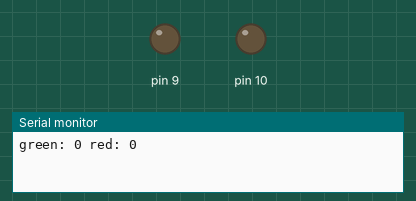
Simulated run of this sketch. Board: Arduino Uno, built with avr-gcc and run on an emulated ATmega328P. Shown: output pins drawn as LEDs (lit = HIGH), the last lines printed to the serial monitor.

Above: at 0.05 s.
At 6.45 s:
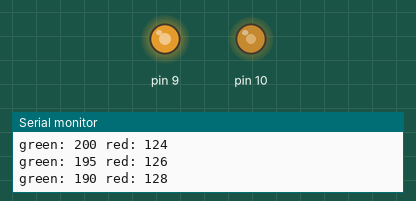
At 12.85 s:
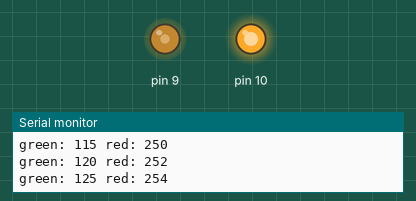
At 25.65 s:
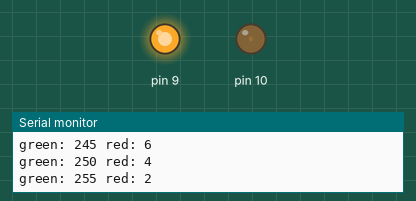
Timing chart, 0 to 33.4 s (numbered marks = the images above):
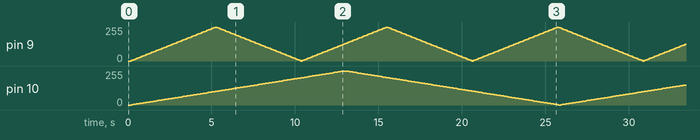

The sketch:

defualeSpeed2ramp.ino
```cpp
int i = 0;
int j = 0;
int brightness1 = 0;
int brightness2 = 0;
int FadeAmout1 = 0;
int FadeAmout2 = 0;


void setup() {
  // put your setup code here, to run once:
  pinMode(9, OUTPUT);
  pinMode(10, OUTPUT);
  brightness1 = 0;
  brightness2 = 0;
  FadeAmout1 = 0;
  FadeAmout2 = 0;
  Serial.begin(9600);
}

void loop() {
  // put your main code here, to run repeatedly:
  analogWrite(9, brightness1);
  analogWrite(10, brightness2);
  brightness1 += FadeAmout1; // 페이드아모우트가 5인 상태를 계속 유지하면서 루프한다. / -5가 대입되면 루프마다 -5
  brightness2 += FadeAmout2;
  Serial.print("green: ");
  Serial.print(brightness1);
  Serial.print(" red: ");
  Serial.println(brightness2);
  delay(100);

  if(brightness1 <= 0) // 그럼 브라이트네스1가 0보다 커지니 if문에 안걸린다
  {
    FadeAmout1 = 5; // 5가 한번대입된다
  }

  if(brightness2 <= 0)
  {
    FadeAmout2 = 2;
  }

  if(brightness1 >= 255) // 브라이트네스1이 255보다 같거나 커져버리면
  {
    FadeAmout1 = -5; // -5가 대입된다
  }

  if(brightness2 >= 255)
  {
    FadeAmout2 = -2;
  }

}
```
